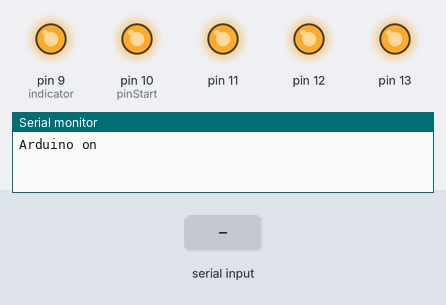
Recording of a sketch running on a simulated Arduino Uno, built with avr-gcc and run on an emulated ATmega328P. Shown: output pins drawn as LEDs (lit = HIGH), the last lines printed to the serial monitor. The test bench sets the inputs (shaded band).

Above: at 0.1 s.
At 1.2 s:
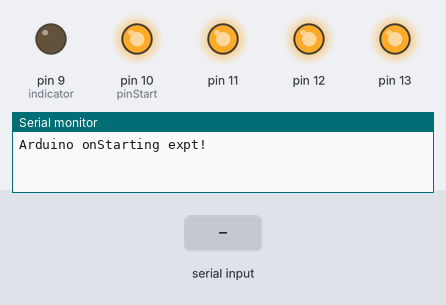
1.3 s: "1" received over Serial
At 1.57 s:
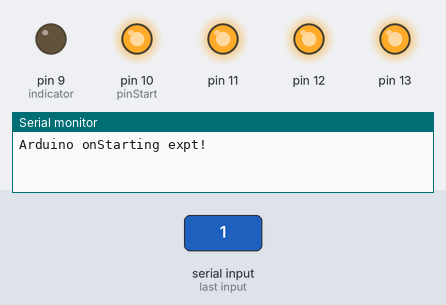
Timing chart, 0 to 4.3 s (numbered marks = the images above; inputs shaded):
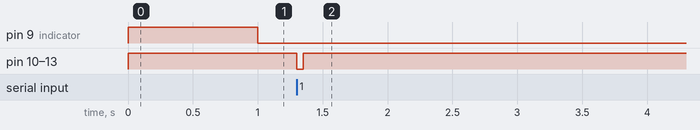

Measured:
- after the input at 1.3 s, pin 10 (pinStart), pin 11–13: HIGH → LOW at once, → HIGH 0.05 s later

The sketch:

FlashingLightsSerialStim.ino
```cpp
/* Write an array of firing frequencies and pulse widths and change them with a computer

It can also flip the array of flashing lights if desired

 For the below code, the following convention is used:
 Frequencies are in Hz
 Pulse widths are in milliseconds

 The LED array is indexed  as follows:
  _________________________________
 |  3   4   3   4   1   2   1   2  |
 |  3   4   3   4   1   2   1   2  |
 |  3   4   3   4   1   2   1   2  |
 | Crickmore Lab / HMS Instr.      |
 |_________________________________|


 NOTE: The Buckpuck interpets a high control voltage as
 of and a low control voltage as on. It's stupid, but it
 probably made life easier for the guy who designed it. Oh
 well. Anyways, that explains why the digital write commands
 seem backwards.

 Stephen Thornquist June 28 2014
 */

 // indicator is the pin corresponding to the indicator LED
const int indicator = 9;
const int pinStart = 10;
const int pinEnd = 14;
const int numPins = pinEnd - pinStart;
// Timescale says how many of our selected timescale are in a second
// so if we use microseconds, we should switch this to 1000000
const int timescale = 1000;
// startTime is how long until it should start
unsigned long startTime = 000000;
// duration is how long the Arduino should run its protocol.
unsigned long duration = 12000000; // 200 minutes
// endOfDays is when the protocol should end
unsigned long endOfDays = startTime + duration;
// Array of frequencies desired (in Hz)
// To tell a controller to be constantly off, input 0 for frequency
double freq[numPins] = {5, 0, 5, 0};
// Array of pulse widths desired (in milliseconds)
// You don't need to worry about pulse width for constant
// LEDs.
double pulseWidth[numPins] = { 5, 0, 5, 0};

unsigned long lastOn[numPins]={ 0, 0, 0, 0 };

// flipTime tells you how long to run a pulse pattern before switching
// to its inverse (in milliseconds).
unsigned long flipTime = 300000;
// the int flip keeps track of whether or not the state is flipped
int flipBit = 0;
int hasStarted = 0;
/* Load setup and initialize every pin as an output.
   Further, if the pin is set to be constant, initialize that.
*/
void setup() {
  Serial.begin(9600);
  for(int pin = pinStart; pin < pinEnd; pin++){
    pinMode(pin,OUTPUT);
    digitalWrite(pin,HIGH);
  }
    hasStarted = 0;
    pinMode(indicator,OUTPUT);
    Serial.write("Arduino on");
    /* digitalWrite(indicator,HIGH);
    delay(1000);
    digitalWrite(indicator,LOW);
    hasStarted = 1; */
}

// Run this loop ad electrical nauseum
void loop() {
  if(Serial.available() > 0) {
    Serial.println(Serial.readString());
  }
  unsigned long currentTime = millis();
  // Check to see if it's time to start or not and then turn on the light
  if((currentTime > startTime) && hasStarted == 0) {
    digitalWrite(indicator,HIGH);
    delay(1000);
    digitalWrite(indicator,LOW);
    hasStarted = 1;
    Serial.write("Starting expt!");
  }
  // check to see if it's time to flip
  if( hasStarted == 1 && ( ((currentTime-startTime)/flipTime)%2 == 0 ) && flipBit == 1 ) {
    Serial.write("flip!");
    flip(0);
    flip(1);
    flipBit = 0;
  }
  if( hasStarted == 1 && ( ((currentTime-startTime)/flipTime)%2 == 1) && flipBit == 0 ) {
    Serial.write("flip!");
    flip(0);
    flip(1);
    flipBit = 1;
  }
  if(currentTime > startTime && currentTime<endOfDays) {
    // Step through each pin, indexed from 0
    for(int pinScan = 0; pinScan < numPins; pinScan++){
      // See if this pin is supposed to be constantly on
      if(freq[pinScan]!=0) {
        // Now make sure the pin is supposed to be on (not yet implemented, was buggy)
          // If it has been the pulse width since the last time the LED
          // was turned on, turn it off.
          if((currentTime-lastOn[pinScan]) > pulseWidth[pinScan]) {
            digitalWrite(pinScan+pinStart, HIGH);
          }

          // If it's been timescale/frequency units of time since the LED
          // was last turned on, turn it on again. Then annotate
          // having done so by updating the lastOn array.
          if((double(currentTime - lastOn[pinScan])*freq[pinScan])>=timescale){
            digitalWrite(pinScan + pinStart, LOW);
            lastOn[pinScan] = currentTime;
          }
      }
    }
  }
  if(currentTime > endOfDays) {
    digitalWrite(indicator,HIGH);
    delay(10000000);
  }
}

/* flip function flips the frequency and pulse width arrays on a chamber-by-chamber basis
*/
void flip(int wellNum) {
  double dummyFreq[2] = {};
  double dummyPulse[2] = {};
  dummyFreq[0] = freq[2*wellNum];
  dummyFreq[1] = freq[2*wellNum + 1];
  dummyPulse[0] = pulseWidth[2*wellNum];
  dummyPulse[1] = pulseWidth[2*wellNum + 1];
  freq[2*wellNum] = dummyFreq[1];
  freq[2*wellNum + 1] = dummyFreq[0];
  pulseWidth[2*wellNum] = dummyPulse[1];
  pulseWidth[2*wellNum + 1] = dummyPulse[0];
}

// Function for when something gets written to the serial port
void serialEvent() {
  byte inNum = Serial.read();
  for(int pinScan = 0; pinScan < numPins; pinScan++) {
    digitalWrite(pinScan+pinStart,LOW);
  }
  delay(inNum);
  for(int pinScan = 0; pinScan < numPins; pinScan++) {
    digitalWrite(pinScan+pinStart,HIGH);
  }
}
```
